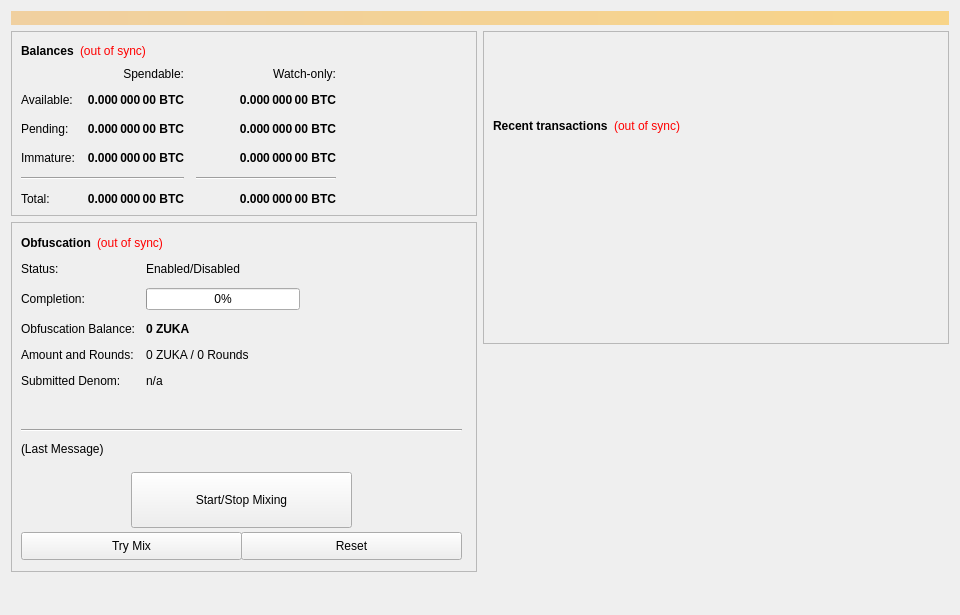
<?xml version="1.0" encoding="UTF-8"?>
<ui version="4.0">
 <class>OverviewPage</class>
 <widget class="QWidget" name="OverviewPage">
  <property name="geometry">
   <rect>
    <x>0</x>
    <y>0</y>
    <width>960</width>
    <height>615</height>
   </rect>
  </property>
  <property name="minimumSize">
   <size>
    <width>960</width>
    <height>0</height>
   </size>
  </property>
  <property name="windowTitle">
   <string>Form</string>
  </property>
  <layout class="QVBoxLayout" name="topLayout">
   <item>
    <widget class="QLabel" name="labelAlerts">
     <property name="visible">
      <bool>false</bool>
     </property>
     <property name="styleSheet">
      <string notr="true">background-color: qlineargradient(x1: 0, y1: 0, x2: 1, y2: 0, stop:0 #F0D0A0, stop:1 #F8D488); color:#000000;</string>
     </property>
     <property name="wordWrap">
      <bool>true</bool>
     </property>
     <property name="margin">
      <number>3</number>
     </property>
    </widget>
   </item>
   <item>
    <layout class="QHBoxLayout" name="horizontalLayout" stretch="1,1">
     <item>
      <layout class="QVBoxLayout" name="verticalLayout_2">
       <item>
        <widget class="QFrame" name="frame">
         <property name="frameShape">
          <enum>QFrame::StyledPanel</enum>
         </property>
         <property name="frameShadow">
          <enum>QFrame::Raised</enum>
         </property>
         <layout class="QVBoxLayout" name="verticalLayout_4">
          <item>
           <layout class="QHBoxLayout" name="horizontalLayout_4">
            <item>
             <widget class="QLabel" name="label_5">
              <property name="font">
               <font>
                <weight>75</weight>
                <bold>true</bold>
               </font>
              </property>
              <property name="text">
               <string>Balances</string>
              </property>
             </widget>
            </item>
            <item>
             <widget class="QLabel" name="labelWalletStatus">
              <property name="cursor">
               <cursorShape>WhatsThisCursor</cursorShape>
              </property>
              <property name="toolTip">
               <string>The displayed information may be out of date. Your wallet automatically synchronizes with the Zuka network after a connection is established, but this process has not completed yet.</string>
              </property>
              <property name="styleSheet">
               <string notr="true">QLabel { color: red; }</string>
              </property>
              <property name="text">
               <string notr="true">(out of sync)</string>
              </property>
              <property name="alignment">
               <set>Qt::AlignLeading|Qt::AlignLeft|Qt::AlignVCenter</set>
              </property>
             </widget>
            </item>
            <item>
             <spacer name="horizontalSpacer_3">
              <property name="orientation">
               <enum>Qt::Horizontal</enum>
              </property>
              <property name="sizeHint" stdset="0">
               <size>
                <width>40</width>
                <height>20</height>
               </size>
              </property>
             </spacer>
            </item>
           </layout>
          </item>
          <item>
           <layout class="QGridLayout" name="gridLayout">
            <property name="spacing">
             <number>12</number>
            </property>
            <item row="2" column="2">
             <widget class="QLabel" name="labelWatchPending">
              <property name="font">
               <font>
                <weight>75</weight>
                <bold>true</bold>
               </font>
              </property>
              <property name="cursor">
               <cursorShape>IBeamCursor</cursorShape>
              </property>
              <property name="toolTip">
               <string>Unconfirmed transactions to watch-only addresses</string>
              </property>
              <property name="text">
               <string notr="true">0.000 000 00 BTC</string>
              </property>
              <property name="alignment">
               <set>Qt::AlignRight|Qt::AlignTrailing|Qt::AlignVCenter</set>
              </property>
              <property name="textInteractionFlags">
               <set>Qt::LinksAccessibleByMouse|Qt::TextSelectableByKeyboard|Qt::TextSelectableByMouse</set>
              </property>
             </widget>
            </item>
            <item row="2" column="1">
             <widget class="QLabel" name="labelUnconfirmed">
              <property name="font">
               <font>
                <weight>75</weight>
                <bold>true</bold>
               </font>
              </property>
              <property name="cursor">
               <cursorShape>IBeamCursor</cursorShape>
              </property>
              <property name="toolTip">
               <string>Total of transactions that have yet to be confirmed, and do not yet count toward the spendable balance</string>
              </property>
              <property name="text">
               <string notr="true">0.000 000 00 BTC</string>
              </property>
              <property name="alignment">
               <set>Qt::AlignRight|Qt::AlignTrailing|Qt::AlignVCenter</set>
              </property>
              <property name="textInteractionFlags">
               <set>Qt::LinksAccessibleByMouse|Qt::TextSelectableByKeyboard|Qt::TextSelectableByMouse</set>
              </property>
             </widget>
            </item>
            <item row="3" column="2">
             <widget class="QLabel" name="labelWatchImmature">
              <property name="font">
               <font>
                <weight>75</weight>
                <bold>true</bold>
               </font>
              </property>
              <property name="cursor">
               <cursorShape>IBeamCursor</cursorShape>
              </property>
              <property name="toolTip">
               <string>Staked or masternode rewards in watch-only addresses that has not yet matured</string>
              </property>
              <property name="text">
               <string notr="true">0.000 000 00 BTC</string>
              </property>
              <property name="alignment">
               <set>Qt::AlignRight|Qt::AlignTrailing|Qt::AlignVCenter</set>
              </property>
              <property name="textInteractionFlags">
               <set>Qt::LinksAccessibleByMouse|Qt::TextSelectableByKeyboard|Qt::TextSelectableByMouse</set>
              </property>
             </widget>
            </item>
            <item row="4" column="0" colspan="2">
             <widget class="Line" name="lineSpendableBalance">
              <property name="orientation">
               <enum>Qt::Horizontal</enum>
              </property>
             </widget>
            </item>
            <item row="4" column="2">
             <widget class="Line" name="lineWatchBalance">
              <property name="sizePolicy">
               <sizepolicy hsizetype="Preferred" vsizetype="Fixed">
                <horstretch>0</horstretch>
                <verstretch>0</verstretch>
               </sizepolicy>
              </property>
              <property name="minimumSize">
               <size>
                <width>140</width>
                <height>0</height>
               </size>
              </property>
              <property name="orientation">
               <enum>Qt::Horizontal</enum>
              </property>
             </widget>
            </item>
            <item row="5" column="0">
             <widget class="QLabel" name="labelTotalText">
              <property name="text">
               <string>Total:</string>
              </property>
             </widget>
            </item>
            <item row="3" column="1">
             <widget class="QLabel" name="labelImmature">
              <property name="font">
               <font>
                <weight>75</weight>
                <bold>true</bold>
               </font>
              </property>
              <property name="cursor">
               <cursorShape>IBeamCursor</cursorShape>
              </property>
              <property name="toolTip">
               <string>Staked or masternode rewards that has not yet matured</string>
              </property>
              <property name="text">
               <string notr="true">0.000 000 00 BTC</string>
              </property>
              <property name="alignment">
               <set>Qt::AlignRight|Qt::AlignTrailing|Qt::AlignVCenter</set>
              </property>
              <property name="textInteractionFlags">
               <set>Qt::LinksAccessibleByMouse|Qt::TextSelectableByKeyboard|Qt::TextSelectableByMouse</set>
              </property>
             </widget>
            </item>
            <item row="2" column="3">
             <spacer name="horizontalSpacer_2">
              <property name="orientation">
               <enum>Qt::Horizontal</enum>
              </property>
              <property name="sizeHint" stdset="0">
               <size>
                <width>40</width>
                <height>20</height>
               </size>
              </property>
             </spacer>
            </item>
            <item row="3" column="0">
             <widget class="QLabel" name="labelImmatureText">
              <property name="text">
               <string>Immature:</string>
              </property>
             </widget>
            </item>
            <item row="5" column="1">
             <widget class="QLabel" name="labelTotal">
              <property name="font">
               <font>
                <weight>75</weight>
                <bold>true</bold>
               </font>
              </property>
              <property name="cursor">
               <cursorShape>IBeamCursor</cursorShape>
              </property>
              <property name="toolTip">
               <string>Your current total balance</string>
              </property>
              <property name="text">
               <string notr="true">0.000 000 00 BTC</string>
              </property>
              <property name="alignment">
               <set>Qt::AlignRight|Qt::AlignTrailing|Qt::AlignVCenter</set>
              </property>
              <property name="textInteractionFlags">
               <set>Qt::LinksAccessibleByMouse|Qt::TextSelectableByKeyboard|Qt::TextSelectableByMouse</set>
              </property>
             </widget>
            </item>
            <item row="5" column="2">
             <widget class="QLabel" name="labelWatchTotal">
              <property name="font">
               <font>
                <weight>75</weight>
                <bold>true</bold>
               </font>
              </property>
              <property name="cursor">
               <cursorShape>IBeamCursor</cursorShape>
              </property>
              <property name="toolTip">
               <string>Current total balance in watch-only addresses</string>
              </property>
              <property name="text">
               <string notr="true">0.000 000 00 BTC</string>
              </property>
              <property name="alignment">
               <set>Qt::AlignRight|Qt::AlignTrailing|Qt::AlignVCenter</set>
              </property>
              <property name="textInteractionFlags">
               <set>Qt::LinksAccessibleByMouse|Qt::TextSelectableByKeyboard|Qt::TextSelectableByMouse</set>
              </property>
             </widget>
            </item>
            <item row="0" column="2">
             <widget class="QLabel" name="labelWatchonly">
              <property name="text">
               <string>Watch-only:</string>
              </property>
              <property name="alignment">
               <set>Qt::AlignRight|Qt::AlignTrailing|Qt::AlignVCenter</set>
              </property>
             </widget>
            </item>
            <item row="1" column="0">
             <widget class="QLabel" name="labelBalanceText">
              <property name="text">
               <string>Available:</string>
              </property>
             </widget>
            </item>
            <item row="1" column="1">
             <widget class="QLabel" name="labelBalance">
              <property name="font">
               <font>
                <weight>75</weight>
                <bold>true</bold>
               </font>
              </property>
              <property name="cursor">
               <cursorShape>IBeamCursor</cursorShape>
              </property>
              <property name="toolTip">
               <string>Your current spendable balance</string>
              </property>
              <property name="text">
               <string notr="true">0.000 000 00 BTC</string>
              </property>
              <property name="alignment">
               <set>Qt::AlignRight|Qt::AlignTrailing|Qt::AlignVCenter</set>
              </property>
              <property name="textInteractionFlags">
               <set>Qt::LinksAccessibleByMouse|Qt::TextSelectableByKeyboard|Qt::TextSelectableByMouse</set>
              </property>
             </widget>
            </item>
            <item row="1" column="2">
             <widget class="QLabel" name="labelWatchAvailable">
              <property name="font">
               <font>
                <weight>75</weight>
                <bold>true</bold>
               </font>
              </property>
              <property name="cursor">
               <cursorShape>IBeamCursor</cursorShape>
              </property>
              <property name="toolTip">
               <string>Your current balance in watch-only addresses</string>
              </property>
              <property name="text">
               <string notr="true">0.000 000 00 BTC</string>
              </property>
              <property name="alignment">
               <set>Qt::AlignRight|Qt::AlignTrailing|Qt::AlignVCenter</set>
              </property>
              <property name="textInteractionFlags">
               <set>Qt::LinksAccessibleByMouse|Qt::TextSelectableByKeyboard|Qt::TextSelectableByMouse</set>
              </property>
             </widget>
            </item>
            <item row="2" column="0">
             <widget class="QLabel" name="labelPendingText">
              <property name="text">
               <string>Pending:</string>
              </property>
             </widget>
            </item>
            <item row="0" column="1">
             <widget class="QLabel" name="labelSpendable">
              <property name="text">
               <string>Spendable:</string>
              </property>
              <property name="alignment">
               <set>Qt::AlignRight|Qt::AlignTrailing|Qt::AlignVCenter</set>
              </property>
             </widget>
            </item>
           </layout>
          </item>
         </layout>
        </widget>
       </item>
       <item>
        <widget class="QFrame" name="frameObfuscation">
         <property name="minimumSize">
          <size>
           <width>0</width>
           <height>350</height>
          </size>
         </property>
         <property name="layoutDirection">
          <enum>Qt::LeftToRight</enum>
         </property>
         <property name="frameShape">
          <enum>QFrame::StyledPanel</enum>
         </property>
         <property name="frameShadow">
          <enum>QFrame::Raised</enum>
         </property>
         <widget class="QWidget" name="formLayoutWidget">
          <property name="geometry">
           <rect>
            <x>10</x>
            <y>40</y>
            <width>451</width>
            <height>161</height>
           </rect>
          </property>
          <layout class="QFormLayout" name="formLayout">
           <property name="fieldGrowthPolicy">
            <enum>QFormLayout::AllNonFixedFieldsGrow</enum>
           </property>
           <property name="horizontalSpacing">
            <number>11</number>
           </property>
           <property name="verticalSpacing">
            <number>12</number>
           </property>
           <item row="0" column="0">
            <widget class="QLabel" name="label_6">
             <property name="text">
              <string>Status:</string>
             </property>
            </widget>
           </item>
           <item row="1" column="0">
            <widget class="QLabel" name="label_7">
             <property name="text">
              <string>Completion:</string>
             </property>
            </widget>
           </item>
           <item row="1" column="1">
            <widget class="QProgressBar" name="obfuscationProgress">
             <property name="maximumSize">
              <size>
               <width>154</width>
               <height>16777215</height>
              </size>
             </property>
             <property name="value">
              <number>0</number>
             </property>
            </widget>
           </item>
           <item row="2" column="0">
            <widget class="QLabel" name="labelAnonymizedText">
             <property name="text">
              <string>Obfuscation Balance:</string>
             </property>
            </widget>
           </item>
           <item row="2" column="1">
            <widget class="QLabel" name="labelAnonymized">
             <property name="font">
              <font>
               <weight>75</weight>
               <bold>true</bold>
              </font>
             </property>
             <property name="text">
              <string notr="true">0 ZUKA</string>
             </property>
            </widget>
           </item>
           <item row="3" column="0">
            <widget class="QLabel" name="label_8">
             <property name="text">
              <string>Amount and Rounds:</string>
             </property>
            </widget>
           </item>
           <item row="3" column="1">
            <widget class="QLabel" name="labelAmountRounds">
             <property name="text">
              <string>0 ZUKA / 0 Rounds</string>
             </property>
            </widget>
           </item>
           <item row="4" column="0">
            <widget class="QLabel" name="label_9">
             <property name="text">
              <string>Submitted Denom:</string>
             </property>
            </widget>
           </item>
           <item row="4" column="1">
            <widget class="QLabel" name="labelSubmittedDenom">
             <property name="toolTip">
              <string>The denominations you submitted to the Masternode.&lt;br&gt;To mix, other users must submit the exact same denominations.</string>
             </property>
             <property name="text">
              <string>n/a</string>
             </property>
            </widget>
           </item>
           <item row="0" column="1">
            <widget class="QLabel" name="obfuscationEnabled">
             <property name="text">
              <string>Enabled/Disabled</string>
             </property>
            </widget>
           </item>
          </layout>
         </widget>
         <widget class="QPushButton" name="runAutoDenom">
          <property name="geometry">
           <rect>
            <x>251</x>
            <y>17</y>
            <width>1</width>
            <height>1</height>
           </rect>
          </property>
          <property name="palette">
           <palette>
            <active>
             <colorrole role="WindowText">
              <brush brushstyle="SolidPattern">
               <color alpha="255">
                <red>0</red>
                <green>0</green>
                <blue>0</blue>
               </color>
              </brush>
             </colorrole>
             <colorrole role="Button">
              <brush brushstyle="SolidPattern">
               <color alpha="255">
                <red>239</red>
                <green>238</green>
                <blue>238</blue>
               </color>
              </brush>
             </colorrole>
             <colorrole role="Light">
              <brush brushstyle="SolidPattern">
               <color alpha="255">
                <red>255</red>
                <green>255</green>
                <blue>255</blue>
               </color>
              </brush>
             </colorrole>
             <colorrole role="Midlight">
              <brush brushstyle="SolidPattern">
               <color alpha="255">
                <red>247</red>
                <green>246</green>
                <blue>246</blue>
               </color>
              </brush>
             </colorrole>
             <colorrole role="Dark">
              <brush brushstyle="SolidPattern">
               <color alpha="255">
                <red>119</red>
                <green>119</green>
                <blue>119</blue>
               </color>
              </brush>
             </colorrole>
             <colorrole role="Mid">
              <brush brushstyle="SolidPattern">
               <color alpha="255">
                <red>159</red>
                <green>159</green>
                <blue>159</blue>
               </color>
              </brush>
             </colorrole>
             <colorrole role="Text">
              <brush brushstyle="SolidPattern">
               <color alpha="255">
                <red>0</red>
                <green>0</green>
                <blue>0</blue>
               </color>
              </brush>
             </colorrole>
             <colorrole role="BrightText">
              <brush brushstyle="SolidPattern">
               <color alpha="255">
                <red>255</red>
                <green>255</green>
                <blue>255</blue>
               </color>
              </brush>
             </colorrole>
             <colorrole role="ButtonText">
              <brush brushstyle="SolidPattern">
               <color alpha="255">
                <red>0</red>
                <green>0</green>
                <blue>0</blue>
               </color>
              </brush>
             </colorrole>
             <colorrole role="Base">
              <brush brushstyle="SolidPattern">
               <color alpha="255">
                <red>255</red>
                <green>255</green>
                <blue>255</blue>
               </color>
              </brush>
             </colorrole>
             <colorrole role="Window">
              <brush brushstyle="SolidPattern">
               <color alpha="255">
                <red>239</red>
                <green>238</green>
                <blue>238</blue>
               </color>
              </brush>
             </colorrole>
             <colorrole role="Shadow">
              <brush brushstyle="SolidPattern">
               <color alpha="255">
                <red>0</red>
                <green>0</green>
                <blue>0</blue>
               </color>
              </brush>
             </colorrole>
             <colorrole role="AlternateBase">
              <brush brushstyle="SolidPattern">
               <color alpha="255">
                <red>247</red>
                <green>246</green>
                <blue>246</blue>
               </color>
              </brush>
             </colorrole>
             <colorrole role="ToolTipBase">
              <brush brushstyle="SolidPattern">
               <color alpha="255">
                <red>255</red>
                <green>255</green>
                <blue>220</blue>
               </color>
              </brush>
             </colorrole>
             <colorrole role="ToolTipText">
              <brush brushstyle="SolidPattern">
               <color alpha="255">
                <red>0</red>
                <green>0</green>
                <blue>0</blue>
               </color>
              </brush>
             </colorrole>
            </active>
            <inactive>
             <colorrole role="WindowText">
              <brush brushstyle="SolidPattern">
               <color alpha="255">
                <red>0</red>
                <green>0</green>
                <blue>0</blue>
               </color>
              </brush>
             </colorrole>
             <colorrole role="Button">
              <brush brushstyle="SolidPattern">
               <color alpha="255">
                <red>239</red>
                <green>238</green>
                <blue>238</blue>
               </color>
              </brush>
             </colorrole>
             <colorrole role="Light">
              <brush brushstyle="SolidPattern">
               <color alpha="255">
                <red>255</red>
                <green>255</green>
                <blue>255</blue>
               </color>
              </brush>
             </colorrole>
             <colorrole role="Midlight">
              <brush brushstyle="SolidPattern">
               <color alpha="255">
                <red>247</red>
                <green>246</green>
                <blue>246</blue>
               </color>
              </brush>
             </colorrole>
             <colorrole role="Dark">
              <brush brushstyle="SolidPattern">
               <color alpha="255">
                <red>119</red>
                <green>119</green>
                <blue>119</blue>
               </color>
              </brush>
             </colorrole>
             <colorrole role="Mid">
              <brush brushstyle="SolidPattern">
               <color alpha="255">
                <red>159</red>
                <green>159</green>
                <blue>159</blue>
               </color>
              </brush>
             </colorrole>
             <colorrole role="Text">
              <brush brushstyle="SolidPattern">
               <color alpha="255">
                <red>0</red>
                <green>0</green>
                <blue>0</blue>
               </color>
              </brush>
             </colorrole>
             <colorrole role="BrightText">
              <brush brushstyle="SolidPattern">
               <color alpha="255">
                <red>255</red>
                <green>255</green>
                <blue>255</blue>
               </color>
              </brush>
             </colorrole>
             <colorrole role="ButtonText">
              <brush brushstyle="SolidPattern">
               <color alpha="255">
                <red>0</red>
                <green>0</green>
                <blue>0</blue>
               </color>
              </brush>
             </colorrole>
             <colorrole role="Base">
              <brush brushstyle="SolidPattern">
               <color alpha="255">
                <red>255</red>
                <green>255</green>
                <blue>255</blue>
               </color>
              </brush>
             </colorrole>
             <colorrole role="Window">
              <brush brushstyle="SolidPattern">
               <color alpha="255">
                <red>239</red>
                <green>238</green>
                <blue>238</blue>
               </color>
              </brush>
             </colorrole>
             <colorrole role="Shadow">
              <brush brushstyle="SolidPattern">
               <color alpha="255">
                <red>0</red>
                <green>0</green>
                <blue>0</blue>
               </color>
              </brush>
             </colorrole>
             <colorrole role="AlternateBase">
              <brush brushstyle="SolidPattern">
               <color alpha="255">
                <red>247</red>
                <green>246</green>
                <blue>246</blue>
               </color>
              </brush>
             </colorrole>
             <colorrole role="ToolTipBase">
              <brush brushstyle="SolidPattern">
               <color alpha="255">
                <red>255</red>
                <green>255</green>
                <blue>220</blue>
               </color>
              </brush>
             </colorrole>
             <colorrole role="ToolTipText">
              <brush brushstyle="SolidPattern">
               <color alpha="255">
                <red>0</red>
                <green>0</green>
                <blue>0</blue>
               </color>
              </brush>
             </colorrole>
            </inactive>
            <disabled>
             <colorrole role="WindowText">
              <brush brushstyle="SolidPattern">
               <color alpha="255">
                <red>119</red>
                <green>119</green>
                <blue>119</blue>
               </color>
              </brush>
             </colorrole>
             <colorrole role="Button">
              <brush brushstyle="SolidPattern">
               <color alpha="255">
                <red>239</red>
                <green>238</green>
                <blue>238</blue>
               </color>
              </brush>
             </colorrole>
             <colorrole role="Light">
              <brush brushstyle="SolidPattern">
               <color alpha="255">
                <red>255</red>
                <green>255</green>
                <blue>255</blue>
               </color>
              </brush>
             </colorrole>
             <colorrole role="Midlight">
              <brush brushstyle="SolidPattern">
               <color alpha="255">
                <red>247</red>
                <green>246</green>
                <blue>246</blue>
               </color>
              </brush>
             </colorrole>
             <colorrole role="Dark">
              <brush brushstyle="SolidPattern">
               <color alpha="255">
                <red>119</red>
                <green>119</green>
                <blue>119</blue>
               </color>
              </brush>
             </colorrole>
             <colorrole role="Mid">
              <brush brushstyle="SolidPattern">
               <color alpha="255">
                <red>159</red>
                <green>159</green>
                <blue>159</blue>
               </color>
              </brush>
             </colorrole>
             <colorrole role="Text">
              <brush brushstyle="SolidPattern">
               <color alpha="255">
                <red>119</red>
                <green>119</green>
                <blue>119</blue>
               </color>
              </brush>
             </colorrole>
             <colorrole role="BrightText">
              <brush brushstyle="SolidPattern">
               <color alpha="255">
                <red>255</red>
                <green>255</green>
                <blue>255</blue>
               </color>
              </brush>
             </colorrole>
             <colorrole role="ButtonText">
              <brush brushstyle="SolidPattern">
               <color alpha="255">
                <red>119</red>
                <green>119</green>
                <blue>119</blue>
               </color>
              </brush>
             </colorrole>
             <colorrole role="Base">
              <brush brushstyle="SolidPattern">
               <color alpha="255">
                <red>239</red>
                <green>238</green>
                <blue>238</blue>
               </color>
              </brush>
             </colorrole>
             <colorrole role="Window">
              <brush brushstyle="SolidPattern">
               <color alpha="255">
                <red>239</red>
                <green>238</green>
                <blue>238</blue>
               </color>
              </brush>
             </colorrole>
             <colorrole role="Shadow">
              <brush brushstyle="SolidPattern">
               <color alpha="255">
                <red>0</red>
                <green>0</green>
                <blue>0</blue>
               </color>
              </brush>
             </colorrole>
             <colorrole role="AlternateBase">
              <brush brushstyle="SolidPattern">
               <color alpha="255">
                <red>239</red>
                <green>238</green>
                <blue>238</blue>
               </color>
              </brush>
             </colorrole>
             <colorrole role="ToolTipBase">
              <brush brushstyle="SolidPattern">
               <color alpha="255">
                <red>255</red>
                <green>255</green>
                <blue>220</blue>
               </color>
              </brush>
             </colorrole>
             <colorrole role="ToolTipText">
              <brush brushstyle="SolidPattern">
               <color alpha="255">
                <red>0</red>
                <green>0</green>
                <blue>0</blue>
               </color>
              </brush>
             </colorrole>
            </disabled>
           </palette>
          </property>
          <property name="focusPolicy">
           <enum>Qt::NoFocus</enum>
          </property>
          <property name="autoFillBackground">
           <bool>true</bool>
          </property>
          <property name="text">
           <string/>
          </property>
          <property name="flat">
           <bool>true</bool>
          </property>
         </widget>
         <widget class="QPushButton" name="toggleObfuscation">
          <property name="geometry">
           <rect>
            <x>120</x>
            <y>250</y>
            <width>221</width>
            <height>56</height>
           </rect>
          </property>
          <property name="sizePolicy">
           <sizepolicy hsizetype="MinimumExpanding" vsizetype="Fixed">
            <horstretch>0</horstretch>
            <verstretch>0</verstretch>
           </sizepolicy>
          </property>
          <property name="text">
           <string>Start/Stop Mixing</string>
          </property>
         </widget>
         <widget class="Line" name="lineLastMessage">
          <property name="geometry">
           <rect>
            <x>10</x>
            <y>200</y>
            <width>441</width>
            <height>16</height>
           </rect>
          </property>
          <property name="orientation">
           <enum>Qt::Horizontal</enum>
          </property>
         </widget>
         <widget class="QLabel" name="obfuscationStatus">
          <property name="geometry">
           <rect>
            <x>10</x>
            <y>220</y>
            <width>451</width>
            <height>61</height>
           </rect>
          </property>
          <property name="minimumSize">
           <size>
            <width>288</width>
            <height>43</height>
           </size>
          </property>
          <property name="text">
           <string>(Last Message)</string>
          </property>
          <property name="alignment">
           <set>Qt::AlignLeading|Qt::AlignLeft|Qt::AlignTop</set>
          </property>
          <property name="wordWrap">
           <bool>true</bool>
          </property>
         </widget>
         <widget class="QPushButton" name="obfuscationAuto">
          <property name="geometry">
           <rect>
            <x>10</x>
            <y>310</y>
            <width>221</width>
            <height>28</height>
           </rect>
          </property>
          <property name="sizePolicy">
           <sizepolicy hsizetype="MinimumExpanding" vsizetype="Fixed">
            <horstretch>0</horstretch>
            <verstretch>0</verstretch>
           </sizepolicy>
          </property>
          <property name="toolTip">
           <string>Try to manually submit a Obfuscation request.</string>
          </property>
          <property name="text">
           <string>Try Mix</string>
          </property>
         </widget>
         <widget class="QPushButton" name="obfuscationReset">
          <property name="geometry">
           <rect>
            <x>230</x>
            <y>310</y>
            <width>221</width>
            <height>28</height>
           </rect>
          </property>
          <property name="sizePolicy">
           <sizepolicy hsizetype="MinimumExpanding" vsizetype="Fixed">
            <horstretch>0</horstretch>
            <verstretch>0</verstretch>
           </sizepolicy>
          </property>
          <property name="toolTip">
           <string>Reset the current status of Obfuscation (can interrupt Obfuscation if it's in the process of Mixing, which can cost you money!)</string>
          </property>
          <property name="autoFillBackground">
           <bool>false</bool>
          </property>
          <property name="text">
           <string>Reset</string>
          </property>
         </widget>
         <widget class="QWidget" name="layoutWidget">
          <property name="geometry">
           <rect>
            <x>10</x>
            <y>10</y>
            <width>431</width>
            <height>22</height>
           </rect>
          </property>
          <layout class="QHBoxLayout" name="horizontalLayout_5">
           <item>
            <widget class="QLabel" name="label_2">
             <property name="font">
              <font>
               <weight>75</weight>
               <bold>true</bold>
              </font>
             </property>
             <property name="text">
              <string>Obfuscation</string>
             </property>
            </widget>
           </item>
           <item>
            <widget class="QLabel" name="labelObfuscationSyncStatus">
             <property name="toolTip">
              <string>The displayed information may be out of date. Your wallet automatically synchronizes with the Zuka network after a connection is established, but this process has not completed yet.</string>
             </property>
             <property name="styleSheet">
              <string notr="true">QLabel { color: red; }</string>
             </property>
             <property name="text">
              <string notr="true">(out of sync)</string>
             </property>
             <property name="alignment">
              <set>Qt::AlignLeading|Qt::AlignLeft|Qt::AlignVCenter</set>
             </property>
            </widget>
           </item>
           <item>
            <spacer name="horizontalSpacer_4">
             <property name="orientation">
              <enum>Qt::Horizontal</enum>
             </property>
             <property name="sizeHint" stdset="0">
              <size>
               <width>40</width>
               <height>20</height>
              </size>
             </property>
            </spacer>
           </item>
          </layout>
         </widget>
        </widget>
       </item>
       <item>
        <spacer name="verticalSpacer">
         <property name="orientation">
          <enum>Qt::Vertical</enum>
         </property>
         <property name="sizeHint" stdset="0">
          <size>
           <width>20</width>
           <height>40</height>
          </size>
         </property>
        </spacer>
       </item>
      </layout>
     </item>
     <item>
      <layout class="QVBoxLayout" name="verticalLayout_3">
       <item>
        <widget class="QFrame" name="frame_2">
         <property name="frameShape">
          <enum>QFrame::StyledPanel</enum>
         </property>
         <property name="frameShadow">
          <enum>QFrame::Raised</enum>
         </property>
         <layout class="QVBoxLayout" name="verticalLayout">
          <item>
           <spacer name="verticalSpacer_3">
            <property name="orientation">
             <enum>Qt::Vertical</enum>
            </property>
            <property name="sizeType">
             <enum>QSizePolicy::Fixed</enum>
            </property>
            <property name="sizeHint" stdset="0">
             <size>
              <width>20</width>
              <height>75</height>
             </size>
            </property>
           </spacer>
          </item>
          <item>
           <layout class="QHBoxLayout" name="horizontalLayout_2">
            <item>
             <widget class="QLabel" name="label_4">
              <property name="font">
               <font>
                <weight>75</weight>
                <bold>true</bold>
               </font>
              </property>
              <property name="text">
               <string>Recent transactions</string>
              </property>
             </widget>
            </item>
            <item>
             <widget class="QLabel" name="labelTransactionsStatus">
              <property name="cursor">
               <cursorShape>WhatsThisCursor</cursorShape>
              </property>
              <property name="toolTip">
               <string>The displayed information may be out of date. Your wallet automatically synchronizes with the Zuka network after a connection is established, but this process has not completed yet.</string>
              </property>
              <property name="styleSheet">
               <string notr="true">QLabel { color: red; }</string>
              </property>
              <property name="text">
               <string notr="true">(out of sync)</string>
              </property>
              <property name="alignment">
               <set>Qt::AlignRight|Qt::AlignTrailing|Qt::AlignVCenter</set>
              </property>
             </widget>
            </item>
            <item>
             <spacer name="horizontalSpacer">
              <property name="orientation">
               <enum>Qt::Horizontal</enum>
              </property>
              <property name="sizeHint" stdset="0">
               <size>
                <width>40</width>
                <height>20</height>
               </size>
              </property>
             </spacer>
            </item>
           </layout>
          </item>
          <item>
           <widget class="QListView" name="listTransactions">
            <property name="styleSheet">
             <string notr="true">QListView { background: transparent; }</string>
            </property>
            <property name="frameShape">
             <enum>QFrame::NoFrame</enum>
            </property>
            <property name="verticalScrollBarPolicy">
             <enum>Qt::ScrollBarAlwaysOff</enum>
            </property>
            <property name="horizontalScrollBarPolicy">
             <enum>Qt::ScrollBarAlwaysOff</enum>
            </property>
            <property name="selectionMode">
             <enum>QAbstractItemView::NoSelection</enum>
            </property>
           </widget>
          </item>
         </layout>
        </widget>
       </item>
       <item>
        <spacer name="verticalSpacer_2">
         <property name="orientation">
          <enum>Qt::Vertical</enum>
         </property>
         <property name="sizeType">
          <enum>QSizePolicy::Expanding</enum>
         </property>
         <property name="sizeHint" stdset="0">
          <size>
           <width>20</width>
           <height>40</height>
          </size>
         </property>
        </spacer>
       </item>
      </layout>
     </item>
    </layout>
   </item>
  </layout>
 </widget>
 <resources/>
 <connections/>
</ui>
